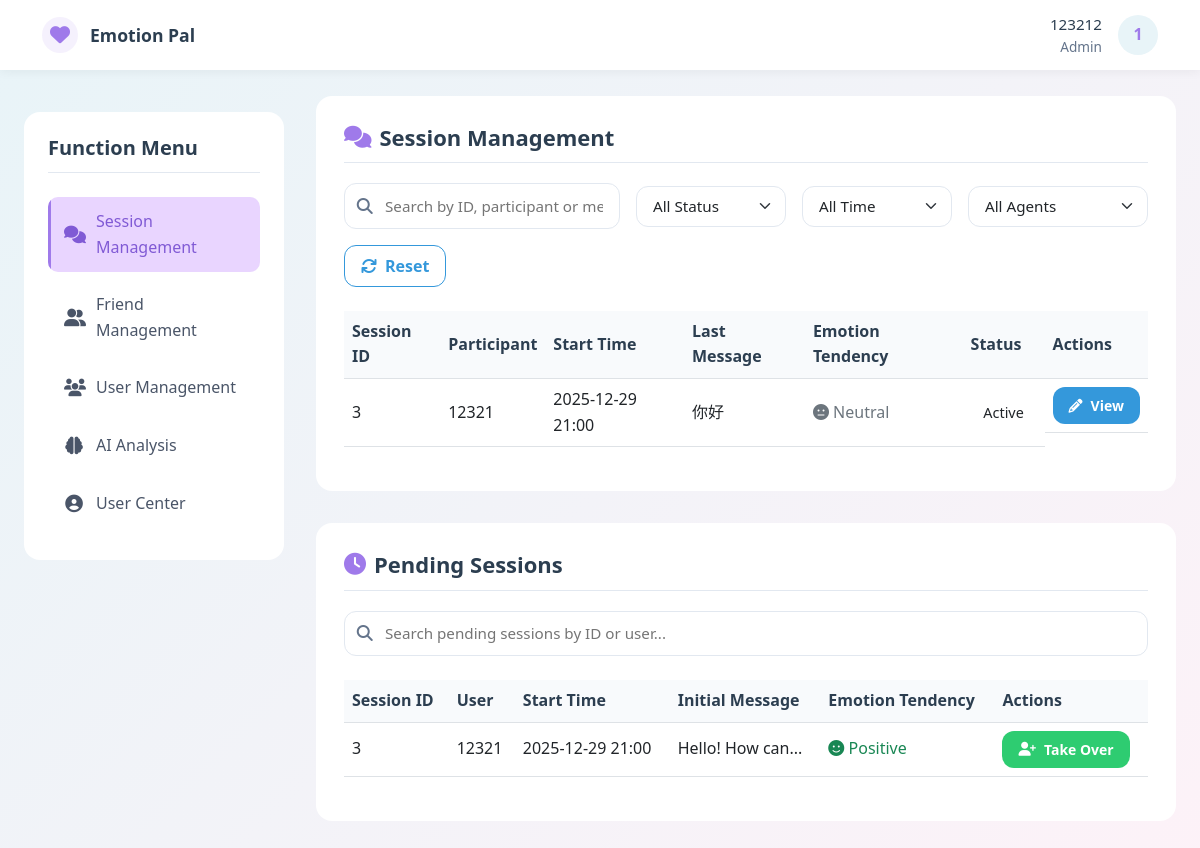
The app's page /session_management (signed in), older data.
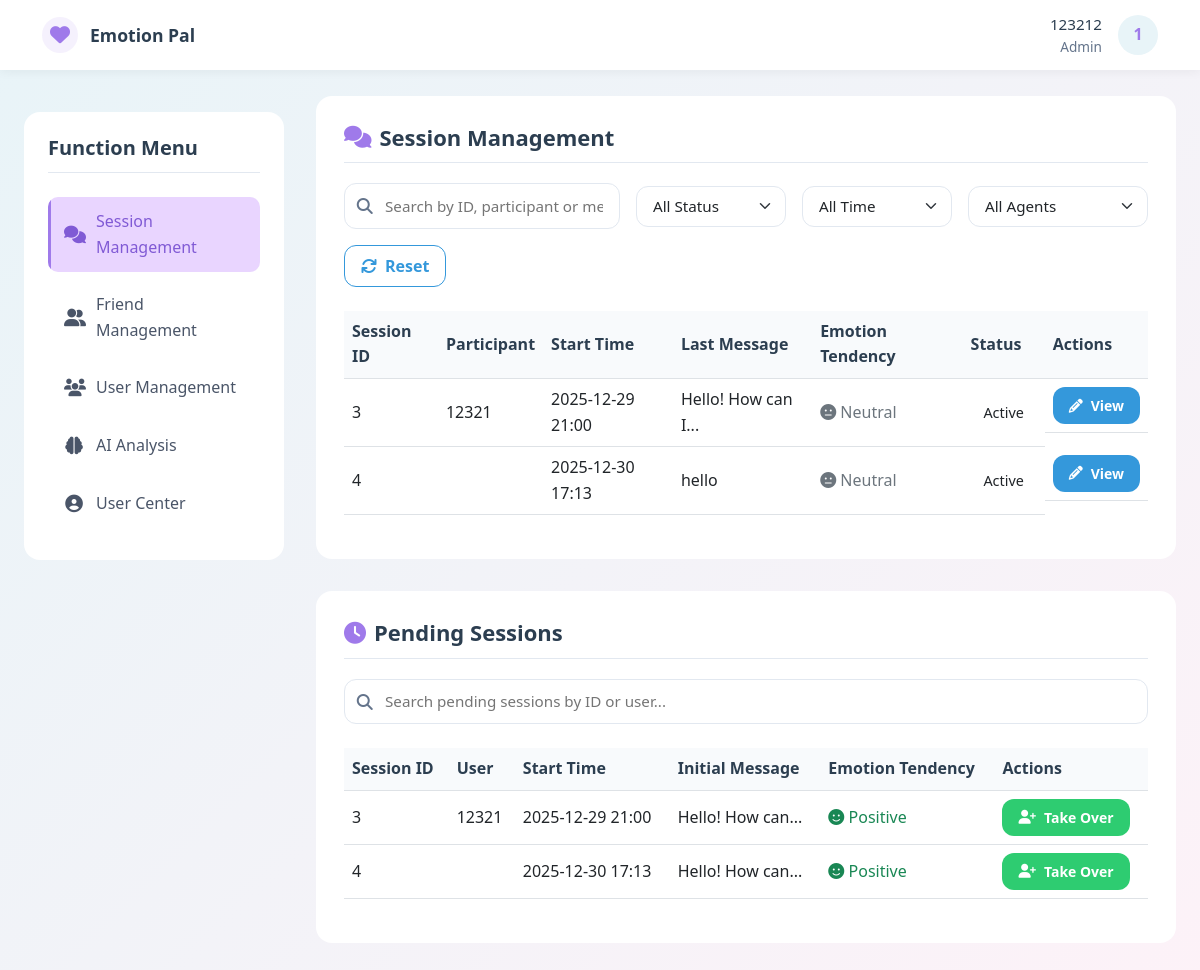
The same page, newer data.
### models.py (models this page shows, shortened)
class ChatSession(db.Model):
    __tablename__ = 'chat_sessions'
    id = db.Column(db.Integer, primary_key=True, autoincrement=True)
    user_id = db.Column(db.Integer, db.ForeignKey('users.id'), nullable=False, comment='发起会话的用户ID')
    agent_id = db.Column(db.Integer, db.ForeignKey('users.id'), nullable=True, comment='处理会话的客服ID')
    service_id = db.Column(db.Integer, db.ForeignKey('services.id'), nullable=True, comment='关联服务ID')
    appointment_id = db.Column(db.Integer, db.ForeignKey('appointments.id'), nullable=True, comment='关联预约ID')
    start_time = db.Column(db.DateTime, default=lambda: datetime.now(UTC), comment='会话开始时间')
    end_time = db.Column(db.DateTime, nullable=True, comment='会话结束时间')
    status = db.Column(db.String(20), default='active', comment='状态：active/closed/timeout')
    last_message_time = db.Column(db.DateTime, nullable=True, comment='最后消息时间')
    initiator = db.relationship('User', foreign_keys=[user_id], back_populates='initiated_chat_sessions')
    handler = db.relationship('User', foreign_keys=[agent_id], back_populates='handled_chat_sessions')
    service = db.relationship('Service', back_populates='chat_sessions', lazy=True)
    appointment = db.relationship('Appointment', back_populates='chat_session', lazy=True)
    messages = db.relationship('Message', backref='chat_session', lazy=True, cascade='all, delete-orphan')
    def __repr__(self) -> str:
        return f"<ChatSession(id={self.id}, user_id={self.user_id}, status='{self.status}')>"

class User(db.Model):
    __tablename__ = 'users'  # 显式指定表名（复数，避免歧义）
    id = db.Column(db.Integer, primary_key=True, autoincrement=True)
    username = db.Column(db.String(20), unique=True, nullable=False, comment='用户名（唯一）')
    password = db.Column(db.String(255), nullable=False, comment='加密后的密码')
    role = db.Column(db.String(10), nullable=False, default='user', comment='角色：admin/agent/user')
    email = db.Column(db.String(120), unique=True, nullable=True, comment='邮箱（可选，唯一）')
    phone = db.Column(db.String(11), unique=True, nullable=True, comment='手机号（可选，唯一）')
    real_name = db.Column(db.String(30), nullable=True, comment='真实姓名')
    avatar = db.Column(db.String(255), nullable=True, comment='头像URL')
    is_active = db.Column(db.Boolean, default=True, comment='是否激活（禁用/启用）')
    is_deleted = db.Column(db.Boolean, default=False, comment='软删除标记')
    created_at = db.Column(db.DateTime, default=lambda: datetime.now(UTC), comment='创建时间（UTC）')
    updated_at = db.Column(db.DateTime, default=lambda: datetime.now(UTC), onupdate=lambda: datetime.now(UTC),
                           comment='更新时间')
    last_login_at = db.Column(db.DateTime, nullable=True, comment='最后登录时间')
    initiated_chat_sessions = db.relationship(
        'ChatSession',
        foreign_keys='ChatSession.user_id',
        back_populates='initiator',
        lazy=True,
        cascade='all, delete-orphan'
    )
    handled_chat_sessions = db.relationship(
        'ChatSession',
        foreign_keys='ChatSession.agent_id',
        back_populates='handler',
        lazy=True,
        cascade='all, delete-orphan'
    )
    applied_appointments = db.relationship(
        'Appointment',
        foreign_keys='Appointment.user_id',
        back_populates='applicant',
        lazy=True
    )
    assigned_appointments = db.relationship(
        'Appointment',
        foreign_keys='Appointment.agent_id',
        back_populates='assigned_agent',
        lazy=True
    )
    friend_requests_sent = db.relationship(
        'FriendRelation',
        foreign_keys='FriendRelation.user_id',
        back_populates='user',
        lazy='dynamic',
        cascade='all, delete-orphan'
    )
    friend_requests_received = db.relationship(
        'FriendRelation',
        foreign_keys='FriendRelation.friend_id',
        back_populates='friend',
        lazy='dynamic',
        cascade='all, delete-orphan'
    )

class Message(db.Model):
    __tablename__ = 'messages'  # 复数表名
    id = db.Column(db.Integer, primary_key=True, autoincrement=True)
    session_id = db.Column(db.Integer, db.ForeignKey('chat_sessions.id'), nullable=False, comment='会话ID')
    sender_id = db.Column(db.Integer, db.ForeignKey('users.id'), nullable=False, comment='发送者ID')
    receiver_id = db.Column(db.Integer, db.ForeignKey('users.id'), nullable=True, comment='接收者ID')
    text = db.Column(db.Text, nullable=False, comment='消息内容')
    timestamp = db.Column(db.DateTime, default=lambda: datetime.now(UTC), comment='发送时间')
    sentiment = db.Column(db.Float, nullable=True, comment='情感分析得分（-1~1）')
    message_type = db.Column(db.String(10), default='text', comment='消息类型：text/image/file')
    is_read = db.Column(db.Boolean, default=False, comment='是否已读')
    file_url = db.Column(db.String(255), nullable=True, comment='文件/图片URL（非文本消息）')
    sender = db.relationship('User', foreign_keys=[sender_id], backref='sent_messages', lazy=True)
    receiver = db.relationship('User', foreign_keys=[receiver_id], backref='received_messages', lazy=True)

### routes.py (the view, shortened to what this page needs)
    @app.route('/session_management')
    def session_management():
        if 'user_id' not in session:
            return redirect(url_for('login'))
        role = session['role']
        user_id = session['user_id']
        if role == 'user':
            my_sessions = ChatSession.query.filter(
                db.or_(db.and_(ChatSession.user_id == user_id), db.and_(ChatSession.agent_id == user_id))).all()
            pending_sessions = []
            agents = []
        elif role == 'admin':
            my_sessions = ChatSession.query.all()
            pending_sessions = ChatSession.query.filter(
                ChatSession.agent_id.is_(None),
                ChatSession.end_time.is_(None)
            ).all()
            agents = User.query.filter_by(role='agent').all()
        for sess in my_sessions + pending_sessions:
            last_msg = Message.query.filter_by(session_id=sess.id).order_by(Message.timestamp.desc()).first()
            sess.last_message = last_msg
            first_msg = Message.query.filter_by(session_id=sess.id).order_by(Message.timestamp).first()
            sess.first_message = first_msg
            all_msgs = Message.query.filter_by(session_id=sess.id).all()
            if all_msgs:
                sentiment_sum = sum(msg.sentiment for msg in all_msgs)
                sess.average_sentiment = sentiment_sum / len(all_msgs)
            else:
                sess.average_sentiment = 0
        friend_relations = FriendRelation.query.filter(
            db.or_(
                FriendRelation.user_id == user_id,
                FriendRelation.friend_id == user_id,
                FriendRelation.status == 'accepted'
            )
        ).all()
        relation_dicts = []
        print(pending_sessions)
        print(my_sessions)
        print(agents)
        print(relation_dicts)
        print(friend_relations)
        return render_template(
            'session_management.html',
            my_sessions=my_sessions,
            pending_sessions=pending_sessions,
            agents=agents,
            friends=friend_relations,  # 将关系列表转换为JSON字符串relation_dicts
        )

### templates/session_management.html (shortened to what the changed rows need)
<!DOCTYPE html>
<html lang="en">
<head>
    <link href="https://cdn.jsdelivr.net/npm/bootstrap@5.3.0/dist/css/bootstrap.min.css" rel="stylesheet">
    <link rel="stylesheet" href="https://cdnjs.cloudflare.com/ajax/libs/font-awesome/6.4.0/css/all.min.css">
</head>
<body>
<div class="main-container">
    <div class="content-area">
        <div class="section-card">
            <h2><i class="fa fa-comments" aria-hidden="true"></i> Session Management</h2>
            <div id="sessionListContainer">
                <div class="table-responsive" id="sessionTableContainer">
                    <table class="table table-hover" id="sessionTable">
                        <thead>
                        <tr>
                            <th>Session ID</th>
                            <th>Participant</th>
                            <th>Start Time</th>
                            <th>Last Message</th>
                            <th>Emotion Tendency</th>
                            <th>Status</th>
                            <th>Actions</th>
                        </tr>
                        </thead>
                        <tbody id="sessionTableBody">
                        {% for sess in my_sessions %}
                        <tr data-session-id="{{ sess.id }}"
                            data-status="{{ 'active' if not sess.end_time else 'ended' }}"
                            data-agent="{{ sess.agent.id if sess.agent else '' }}"
                            data-time="{{ sess.start_time.strftime('%Y-%m-%d') }}">
                            <td>{{ sess.id }}</td>
                            <td>
                                {% if session.role == 'user' %}
                                {{ sess.agent.username if sess.agent else 'System Assistant' }}
                                {% else %}
                                {{ sess.initiator.username }}
                                {% endif %}
                            </td>
                            <td>{{ sess.start_time.strftime('%Y-%m-%d %H:%M') }}</td>
                            <td>
                                {{ sess.last_message.text|truncate(20) if sess.last_message else 'No messages' }}
                            </td>
                            <td>
                                {% if sess.average_sentiment %}
                                {% if sess.average_sentiment > 0.5 %}
                                <span class="text-success"><i class="fa fa-smile" aria-hidden="true"></i> Positive</span>
                                {% elif sess.average_sentiment < -0.5 %}
                                <span class="text-danger"><i class="fa fa-frown" aria-hidden="true"></i> Negative</span>
                                {% else %}
                                <span class="text-secondary"><i class="fa fa-meh" aria-hidden="true"></i> Neutral</span>
                                {% endif %}
                                {% else %}
                                -
                                {% endif %}
                            </td>
                            <td>
                                <span class="status-badge {{ 'status-active' if not sess.end_time else 'status-ended' }}">
                                    {{ 'Active' if not sess.end_time else 'Ended' }}
                                </span>
                            </td>
                            <td class="session-actions">
                                <a href="/chat/{{ sess.id }}" class="btn btn-primary btn-sm"
                                   aria-label="View session {{ sess.id }}" tabindex="0">
                                    <i class="fa fa-pencil" aria-hidden="true"></i> View
                                </a>
                            </td>
                        </tr>
                        {% endfor %}
                        </tbody>
                    </table>
                </div>
            </div>
        </div>
        {% if session.role in ['agent', 'admin'] %}
        <div class="section-card">
            <h2><i class="fa fa-clock" aria-hidden="true"></i> Pending Sessions</h2>
            <div class="table-responsive" id="pendingSessionTableContainer">
                <table class="table table-hover" id="pendingSessionTable">
                    <thead>
                    <tr>
                        <th>Session ID</th>
                        <th>User</th>
                        <th>Start Time</th>
                        <th>Initial Message</th>
                        <th>Emotion Tendency</th>
                        <th>Actions</th>
                    </tr>
                    </thead>
                    <tbody id="pendingSessionTableBody">
                    {% for sess in pending_sessions %}
                    <tr data-session-id="{{ sess.id }}" data-user="{{ sess.initiator.username|lower }}">
                        <td>{{ sess.id }}</td>
                        <td>{{ sess.initiator.username }}</td>
                        <td>{{ sess.start_time.strftime('%Y-%m-%d %H:%M') }}</td>
                        <td>{{ sess.first_message.text|truncate(20) if sess.first_message else 'No messages' }}</td>
                        <td>
                            {% if sess.first_message.sentiment > 0.5 %}
                            <span class="text-success"><i class="fa fa-smile" aria-hidden="true"></i> Positive</span>
                            {% elif sess.first_message.sentiment < -0.5 %}
                            <span class="text-danger"><i class="fa fa-frown" aria-hidden="true"></i> Negative</span>
                            {% else %}
                            <span class="text-secondary"><i class="fa fa-meh" aria-hidden="true"></i> Neutral</span>
                            {% endif %}
                        </td>
                        <td>
                            <a href="/chat/{{ sess.id }}" class="btn btn-success btn-sm"
                               aria-label="Take over session {{ sess.id }}" tabindex="0">
                                <i class="fa fa-user-plus" aria-hidden="true"></i> Take Over
                            </a>
                        </td>
                    </tr>
                    {% endfor %}
                    </tbody>
                </table>
            </div>
        </div>
        {% endif %}
    </div>
</div>
</body>
</html>

Row changes from the older to the newer data that the page shows:
computed for ChatSession id 3: last_message.text "你好" → "Hello! How can I..."
added ChatSession: id "4", start_time "2025-12-30 17:13", last_message.text "hello", end_time "Active", first_message.text "Hello! How can..."
